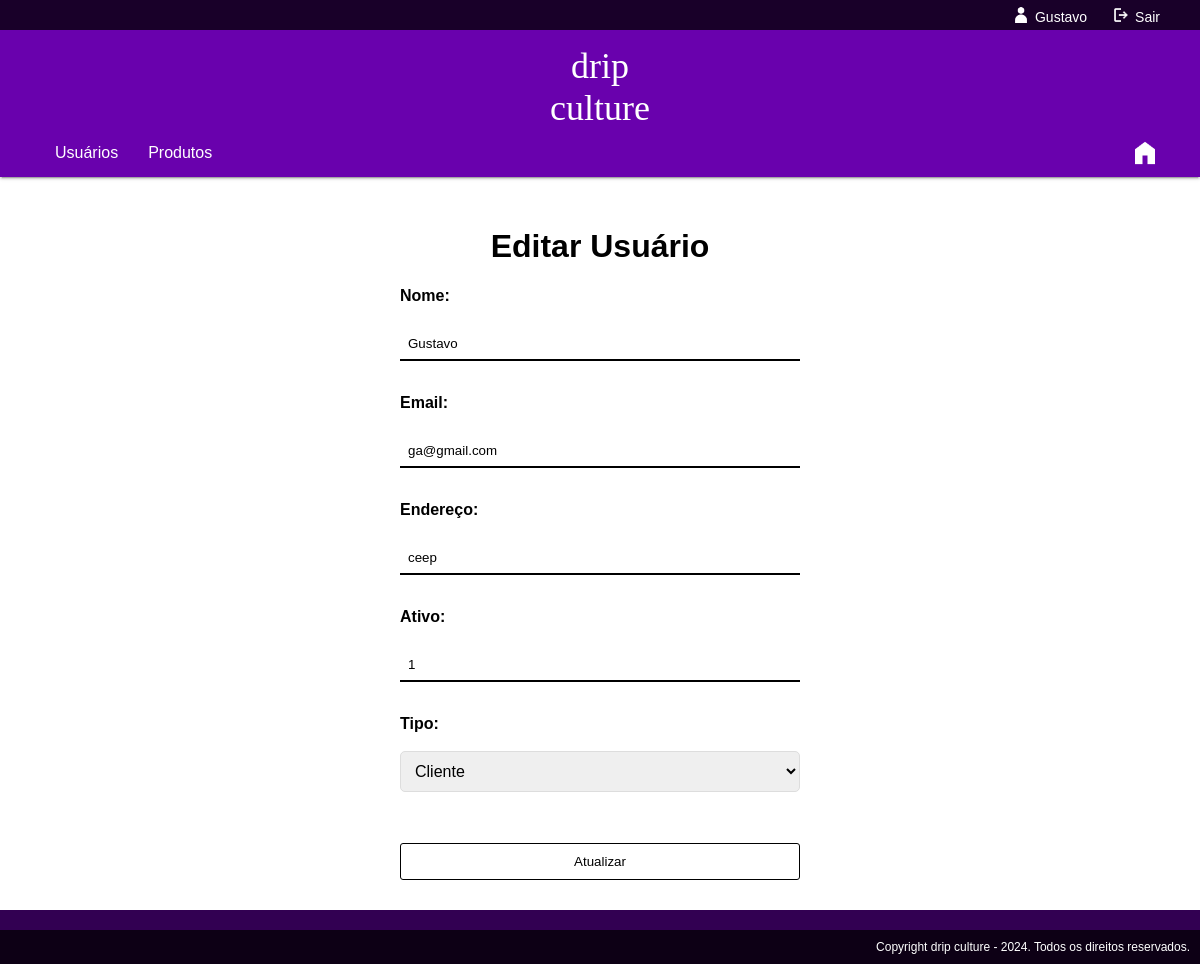
/editar_usuario.php?id=10 (signed in), run on the app's committed database.
### tables this page shows
CREATE TABLE `tb_clientes` (
  `id_cliente` int(11) NOT NULL,
  `nome` varchar(255) DEFAULT NULL,
  `email` varchar(255) DEFAULT NULL,
  `senha` varchar(255) DEFAULT NULL,
  `endereco` varchar(255) DEFAULT NULL,
  `ativo` tinyint(1) DEFAULT NULL,
  `tipo` varchar(50) DEFAULT NULL
);

### editar_usuario.php (the view, shortened to what this page needs)
<?php
include '../PHP/conexao.php';
$id = $_GET['id'];
$sql = "SELECT * FROM tb_clientes WHERE id_cliente=$id";
$result = $conn->query($sql);
if ($result->num_rows > 0) {
    $user = $result->fetch_assoc();
} else {
    echo "Usuário não encontrado.";
    return;
}
?>
<!DOCTYPE html>
<html>
<head>
  <link href="../CSS/fontes.css" rel="stylesheet" type="text/css" />
  <link href="../CSS/style.css" rel="stylesheet" type="text/css" />
  <link href="../CSS/admin.css" rel="stylesheet" type="text/css" />
  <link href="../CSS/holo.css" rel="stylesheet" type="text/css" />
</head>
<body>
  <header class="header">
    <div class="header_top">
      <div>
        <img class="ht_img" src="../Icones/user.png">
        <?php
        print '<span>' . $_SESSION["nome"] . '</span>';
        ?>
      </div>
      <div onClick="window.location.href='login.php'">
        <img class="ht_img" src="../Icones/sair.png">
        <span>Sair</span>
      </div>
    </div>
    <div class="header_bottom">
      <div class="hb_logo_container">
        <span class="hb_logo"> Drip <br> Culture </span>
      </div>
      <div class="hb_button_container">
        <div>
          <div class="hb_button" onclick="window.location.href='./admin.php'">
            <span> Usuários </span>
          </div>
          <div class="hb_button" onclick="window.location.href='./produtos.php'">
            <span> Produtos </span>
          </div>
        </div>
        <div class="hb_icon_container">
          <img class="hb_icon" src="../Icones/home.png" onclick="window.location.href='../index.php'">
        </div>
      </div>
    </div>
  </header>
  <main class="main">
  <h1>Editar Usuário</h1>
  <form method="post" action="editar_usuario.php">
    <label>Nome:</label><br>
    <input type="text" name="nome" value="<?php echo $user['nome']; ?>"><br>
    <label>Email:</label><br>
    <input type="email" name="email" value="<?php echo $user['email']; ?>"><br>
    <label>Endereço:</label><br>
    <input type="text" name="endereco" value="<?php echo $user['endereco']; ?>"><br>
    <label>Ativo:</label><br>
    <input type="text" name="ativo" value="<?php echo $user['ativo']; ?>"><br>
    <label>Tipo:</label><br>
    <select name="tipo">
      <option value="cliente" <?php if($user['tipo'] == 'cliente') echo 'selected'; ?>>Cliente</option>
    </select><br><br>
    <input type="submit" value="Atualizar">
  </form>
  </main>
  <footer class="footer">
    <div class="footer_top">
    </div>
    <div class="footer_bottom">
      <span>Copyright drip culture - 2024. Todos os direitos reservados.</span>
    </div>
  </footer>
</body>
</html>

### style.css (style rules this page uses)
html, body { margin: 0; font-family: "Work Sans Regular", sans-serif; }
.header { display: flex; flex-direction: column; gap: 0; box-shadow: 0 2px 2px 0 rgba(0, 0, 0, .14), 0 3px 1px -2px rgba(0, 0, 0, .2), 0 1px 5px 0 rgba(0, 0, 0, .12); }
.header_top { background-color: #190029; color: #ffffff; display: flex; flex-direction: row; justify-content: right; height: 30px; gap: 25px; padding: 0px 40px; align-items: center; }
.header_top div { display: flex; align-items: center; gap: 5px; }
.header_top img { width: 18px; filter: invert(1); }
.header_top span { font-size: 14px; cursor: pointer; margin-bottom: -3.5px; }
.ht_img { width: 18px; filter: invert(1); align-self: center; }
.header_bottom { background-color: #6901ad; color: white; display: flex; flex-direction: column; justify-content: center; padding: 0px 40px; }
.header_bottom div { display: flex; flex-direction: row; }
.hb_button { font-weight: 500; display: flex; flex-direction: row; padding: 15px; cursor: pointer; }
.hb_logo_container { padding-top: 15px; display: flex; justify-content: center; }
.hb_logo { color: white; font-size: 36px; font-family: "Zit Graffiti"; text-transform: lowercase; text-align: center; }
.hb_button_container { display: flex; justify-content: space-between; align-items: center; }
.hb_icon_container { display: flex; gap: 30px; }
.hb_icon { width: 30px; height: 30px; filter: invert(1); cursor: pointer; }
.main { display: flex; flex-direction: column; align-items: center; padding: 30px; }
.footer { display: flex; flex-direction: column; }
.footer_top { background-color: #320052; color: #fff; display: flex; flex-direction: row; padding: 20px 60px; gap: 20px; }
.footer_bottom { background-color: #0d0015; color: #fff; display: flex; flex-direction: row; justify-content: right; font-size: 12px; padding: 20px 60px; }

### admin.css (style rules this page uses)
.footer_top, .footer_bottom { padding: 10px; }
form { display: flex; flex-direction: column; width: 400px; justify-content: center; }
label { font-weight: bold; }
input[type="text"], input[type="email"], textarea { width: 100%; padding: 8px; margin: 5px 0 15px 0; box-sizing: border-box; background-color: #fff; border: none; outline: none; border-bottom: 2px solid #000; color: #000; resize: none; }
select { padding: 10px; margin-bottom: 15px; border: 1px solid #ddd; border-radius: 5px; font-size: 16px; width: 100%; }
input[type="submit"] { width: 100%; padding: 10px; background-color: #fff; color: #000; border: 1px solid #000; border-radius: 3px; cursor: pointer; transition: filter 0.2s; }

### holo.css (style rules this page uses)
:root { --color1: rgb(0, 231, 255); --color2: rgb(255, 0, 231); --back: url(https://cdn2.bulbagarden.net/upload/1/17/Cardback.jpg); --charizard1: #fac; --charizard2: #ddccaa; --charizardfront: url('../Imagens/teste1.png'); --pika1: #54a29e; --pika2: #a79d66; --pikafront: url(https://assets.codepen.io/13471/pikachu-gx.webp); --eevee1: #efb2fb; --eevee2: #acc6f8; --eeveefront: url(https://assets.codepen.io/13471/eevee-gx.webp); --mewtwo1: #efb2fb; --mewtwo2: #acc6f8; --mewtwofront: url(https://assets.codepen.io/13471/mewtwo-gx.webp); }
html,body,main { min-height: 100%; }

### data on the page
tb_clientes: nome "Gustavo", email "ga@gmail.com", endereco "ceep", ativo "1", tipo "Cliente"

### other printed values
$_SESSION["nome"] "Gustavo"
